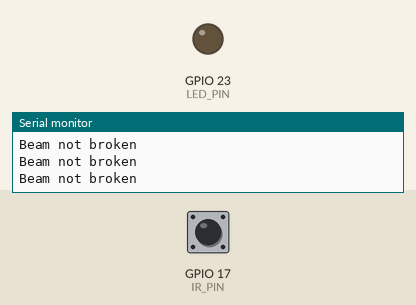
Recording of a sketch running on a simulated ESP32. On the bench: output pins drawn as LEDs (lit = HIGH), the last lines printed to the serial monitor. Dashed ring = blinking. Inputs (shaded band) come from the test bench; at power-on: GPIO 17 (IR_PIN) HIGH.

Above: at 1.2 s.
1.3 s: GPIO 17 (IR_PIN) driven LOW
At 2.5 s:
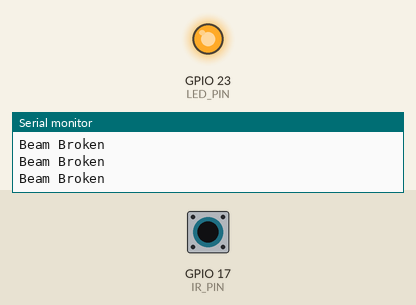
2.8 s: GPIO 17 (IR_PIN) driven HIGH
At 3.5 s:
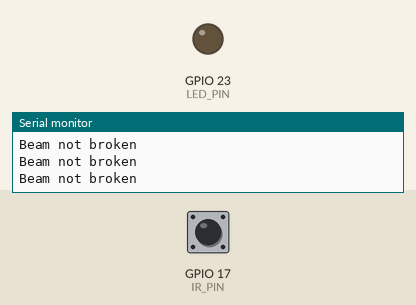
5.8 s: GPIO 17 (IR_PIN) pulsed LOW 5 times (0.12 s each, 0.3 s apart)
At 5.88 s:
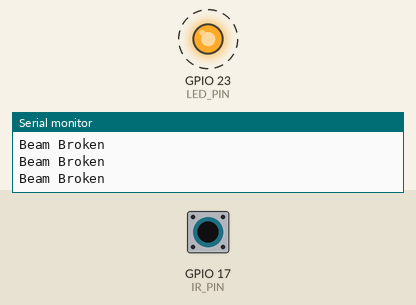
10.3 s: GPIO 17 (IR_PIN) pulsed LOW 2 times (0.12 s each, 0.3 s apart)
At 11.5 s:
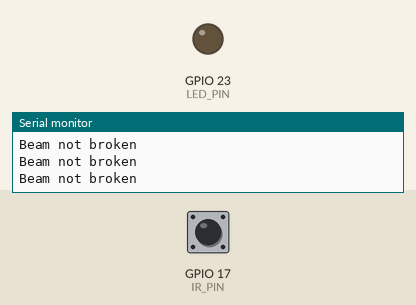
Timing chart, 0 to 13.3 s (numbered marks = the images above; inputs shaded):
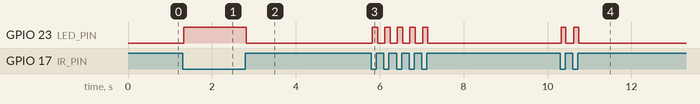

Measured:
- after the input at 1.3 s, GPIO 23 (LED_PIN): LOW → HIGH at once
- after the input at 2.8 s, GPIO 23 (LED_PIN): HIGH → LOW at once
- after the input at 5.8 s, GPIO 23 (LED_PIN): alternates HIGH for 0.13 s and LOW for 0.17 s, 10 changes in all, then stays LOW, starting at once
- after the input at 10.3 s, GPIO 23 (LED_PIN): alternates HIGH for 0.11 s and LOW for 0.19 s, 4 changes in all, then stays LOW, starting at once

The sketch:

esp32_beamBreak.ino
```cpp
/*
  this is just a simple sketch for interfacing beam break sensor
  if ir pin is LOW =  Beam Broken
  if ir pin is HIGH = Beam not broken
  Notice that the input pin must be set to input pullup
*/


#define IR_PIN 17
#define LED_PIN 23

int sensorState = 0;

void setup() {
  // set up ir pin for pullup
  pinMode(IR_PIN, INPUT_PULLUP);

  // LED init
  pinMode(LED_PIN, OUTPUT);
  Serial.begin(9600);
}

void loop() {
  sensorState = digitalRead(IR_PIN);

  if (sensorState == LOW) {
    Serial.println("Beam Broken");
    digitalWrite(LED_PIN, HIGH);
  } else {
    Serial.println("Beam not broken");
    digitalWrite(LED_PIN, LOW);
  }
}
```
